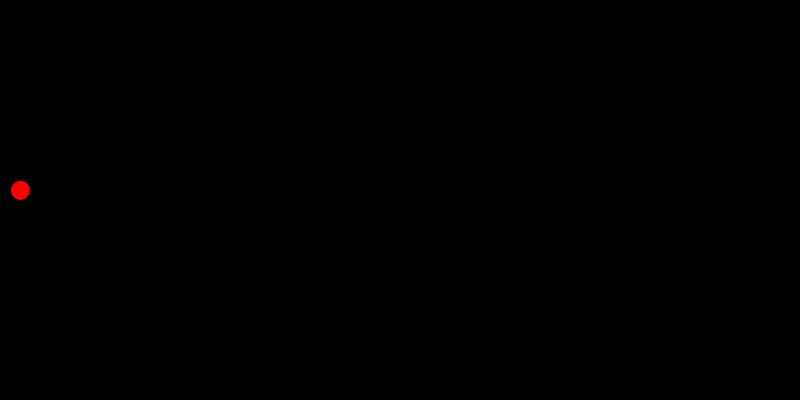
Frame 1 (no input)
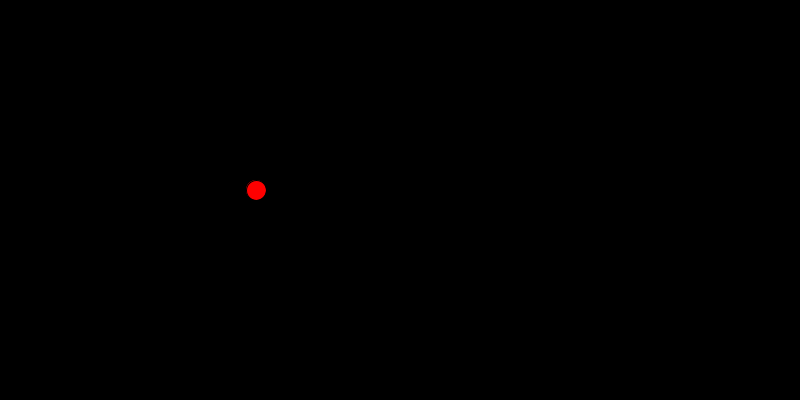
Frame 60 (the mouse pressed at the canvas centre just before this capture)
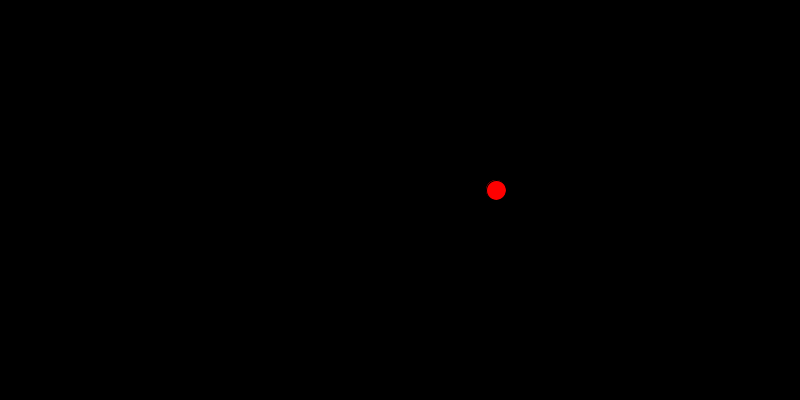
Frame 120 (the mouse held since frame 60 and released just before this capture)

The Processing sketch that drew these frames (run headless with seeded random() and noise(); from frame 60 on, the mouse is pressed at the canvas centre):

// Processing sketch: horizontal_ball_bounce
// ── horizontal_ball_bounce.pde
float vx;

float x;
float y;
float r;

void setup() {
  // Setup screen dimensions
  size (800, 400);
  
  // Setup circle params
  r = 20.0;
  x = r;
  y = (height - r) / 2;

  // Initial x velocity
  vx = 4.0;
}

void draw() {
  // Draw a black background
  background(0);
  
  // Draw circle (red)
  fill(255, 0, 0);
  ellipse(x, y, r, r);
  
  // Update position
  x = x + vx;
  
  // Flip horizontal speed at the ends
  if (x > width || x < 0) {
    vx *= -1.0;
  }
  
  // Ignoring r at ends looks something like ball deformation ;)
}
